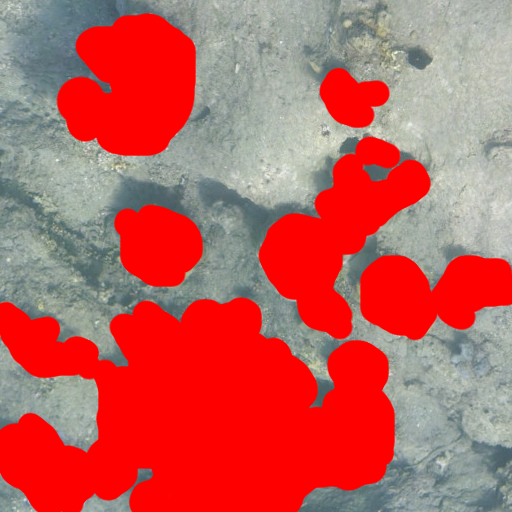
#> input picture examples/field_samples/annotations/sample_01.png, 512 x 512 px
$ python -i preprocessing.py   (imports and definitions only)
#> lines starting #> are read from the running program, lines starting #| are printed output that depends on the picture
### src/seg2d/images.py
"""Explicit image and label conventions at file boundaries."""

from pathlib import Path

import numpy as np
from PIL import Image


def require_rgb(image: np.ndarray) -> np.ndarray:
    image = np.asarray(image)
    if image.dtype != np.uint8 or image.ndim != 3 or image.shape[2] != 3:
        raise ValueError("Expected an H x W x 3 uint8 RGB image.")
    if not image.shape[0] or not image.shape[1]:
        raise ValueError("Image must not be empty.")
    return image


# [25 lines left out: functions load_rgb, load_labels, save_image, require_new_output, not called in this run]

### src/seg2d/preprocessing.py
"""Deterministic preprocessing for uint8 RGB images; inputs are never mutated."""

import numpy as np

from .images import require_rgb


def gamma_correct(image: np.ndarray, gamma: float = 0.8) -> np.ndarray:
    """Apply y = x**gamma on [0, 1]. Values below one brighten the image."""
    image = require_rgb(image)
    if not np.isfinite(gamma) or gamma <= 0:
        raise ValueError("gamma must be finite and positive.")
    lookup = np.rint(255 * (np.arange(256, dtype=np.float64) / 255) ** gamma)
    return lookup.astype(np.uint8)[image]


def clahe_rgb(
    image: np.ndarray, clip_limit: float = 2.0, tile_grid_size: tuple[int, int] = (8, 8)
) -> np.ndarray:
    """Apply CLAHE to the L channel in OpenCV's 8-bit LAB representation."""
#> called with clip_limit = 2, tile_grid_size = (8, 8)
    import cv2

    image = require_rgb(image)
    if not np.isfinite(clip_limit) or clip_limit <= 0:
        raise ValueError("clip_limit must be finite and positive.")
    if len(tile_grid_size) != 2 or any(type(n) is not int or n < 1 for n in tile_grid_size):
        raise ValueError("tile_grid_size must contain two positive integers.")
    lab = cv2.cvtColor(image, cv2.COLOR_RGB2LAB)
#> lab: shape (512, 512, 3); mean of channels 0, 1, 2 152.6, 158.1, 156.7
    operator = cv2.createCLAHE(clipLimit=float(clip_limit), tileGridSize=tile_grid_size)
    lab[:, :, 0] = operator.apply(lab[:, :, 0])
#> lab: shape (512, 512, 3); mean of channels 0, 1, 2 144, 158.1, 156.7
    return cv2.cvtColor(lab, cv2.COLOR_LAB2RGB)
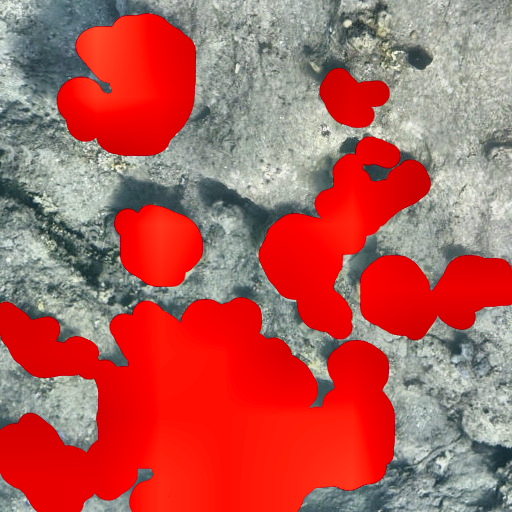
#> returned value: shape (512, 512, 3); mean R, G, B 181.6, 92, 86.1


def match_histograms(image: np.ndarray, reference: np.ndarray) -> np.ndarray:
    """Match each RGB channel's empirical CDF to a reference, independently."""
    image, reference = require_rgb(image), require_rgb(reference)
    result = np.empty_like(image)
    for channel in range(3):
        source = image[:, :, channel]
        _, inverse, counts = np.unique(source.ravel(), return_inverse=True, return_counts=True)
        values, ref_counts = np.unique(reference[:, :, channel], return_counts=True)
        quantiles = np.cumsum(counts, dtype=np.float64) / source.size
        ref_quantiles = np.cumsum(ref_counts, dtype=np.float64) / reference[:, :, channel].size
        matched = np.interp(quantiles, ref_quantiles, values)
        result[:, :, channel] = np.rint(matched[inverse]).astype(np.uint8).reshape(source.shape)
    return result

>>> import cv2
>>> picture = cv2.cvtColor(cv2.imread('../../examples/field_samples/annotations/sample_01.png'), cv2.COLOR_BGR2RGB)
>>> result = clahe_rgb(picture)

$ run again, on examples/field_samples/annotations/sample_02.png
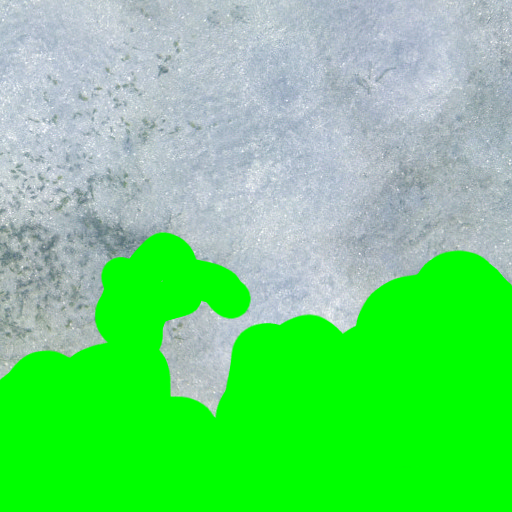
#> input picture examples/field_samples/annotations/sample_02.png, 512 x 512 px
#> in clahe_rgb, `return cv2.cvtColor(lab, cv2.COLOR_LAB2RGB)`:
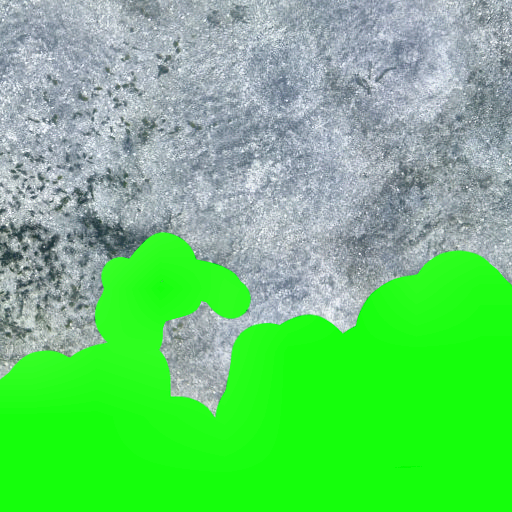
#> returned value: shape (512, 512, 3); mean R, G, B 104.7, 203.9, 112.2

$ run again, on examples/field_samples/annotations/sample_03.png
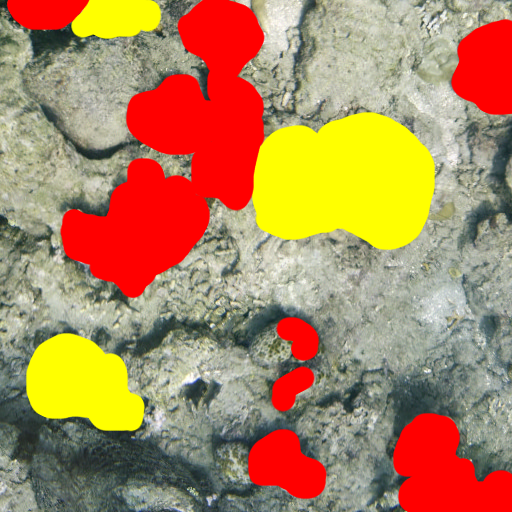
#> input picture examples/field_samples/annotations/sample_03.png, 512 x 512 px
#> in clahe_rgb, `return cv2.cvtColor(lab, cv2.COLOR_LAB2RGB)`:
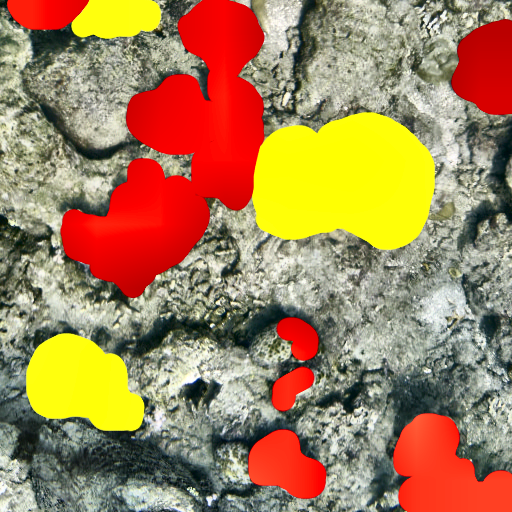
#> returned value: shape (512, 512, 3); mean R, G, B 165.8, 128.4, 87.7
